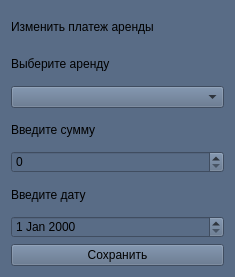
<?xml version="1.0" encoding="UTF-8"?>
<ui version="4.0">
 <class>upd_payments</class>
 <widget class="QWidget" name="upd_payments">
  <property name="geometry">
   <rect>
    <x>0</x>
    <y>0</y>
    <width>235</width>
    <height>277</height>
   </rect>
  </property>
  <property name="windowTitle">
   <string>Form</string>
  </property>
  <property name="styleSheet">
   <string notr="true">background-color: rgb(89, 108, 134);</string>
  </property>
  <layout class="QGridLayout" name="gridLayout">
   <item row="0" column="0">
    <widget class="QLabel" name="label">
     <property name="text">
      <string>Изменить платеж аренды</string>
     </property>
    </widget>
   </item>
   <item row="1" column="0">
    <widget class="QLabel" name="label_2">
     <property name="text">
      <string>Выберите аренду</string>
     </property>
    </widget>
   </item>
   <item row="2" column="0">
    <widget class="QComboBox" name="comboBox"/>
   </item>
   <item row="3" column="0">
    <widget class="QLabel" name="label_3">
     <property name="text">
      <string>Введите сумму</string>
     </property>
    </widget>
   </item>
   <item row="4" column="0">
    <widget class="QSpinBox" name="spinBox">
     <property name="styleSheet">
      <string notr="true"/>
     </property>
     <property name="maximum">
      <number>9999999</number>
     </property>
     <property name="singleStep">
      <number>100</number>
     </property>
    </widget>
   </item>
   <item row="5" column="0">
    <widget class="QLabel" name="label_4">
     <property name="text">
      <string>Введите дату</string>
     </property>
    </widget>
   </item>
   <item row="6" column="0">
    <widget class="QDateEdit" name="dateEdit"/>
   </item>
   <item row="7" column="0">
    <widget class="QPushButton" name="pushButton">
     <property name="text">
      <string>Сохранить</string>
     </property>
    </widget>
   </item>
  </layout>
 </widget>
 <resources/>
 <connections/>
</ui>
